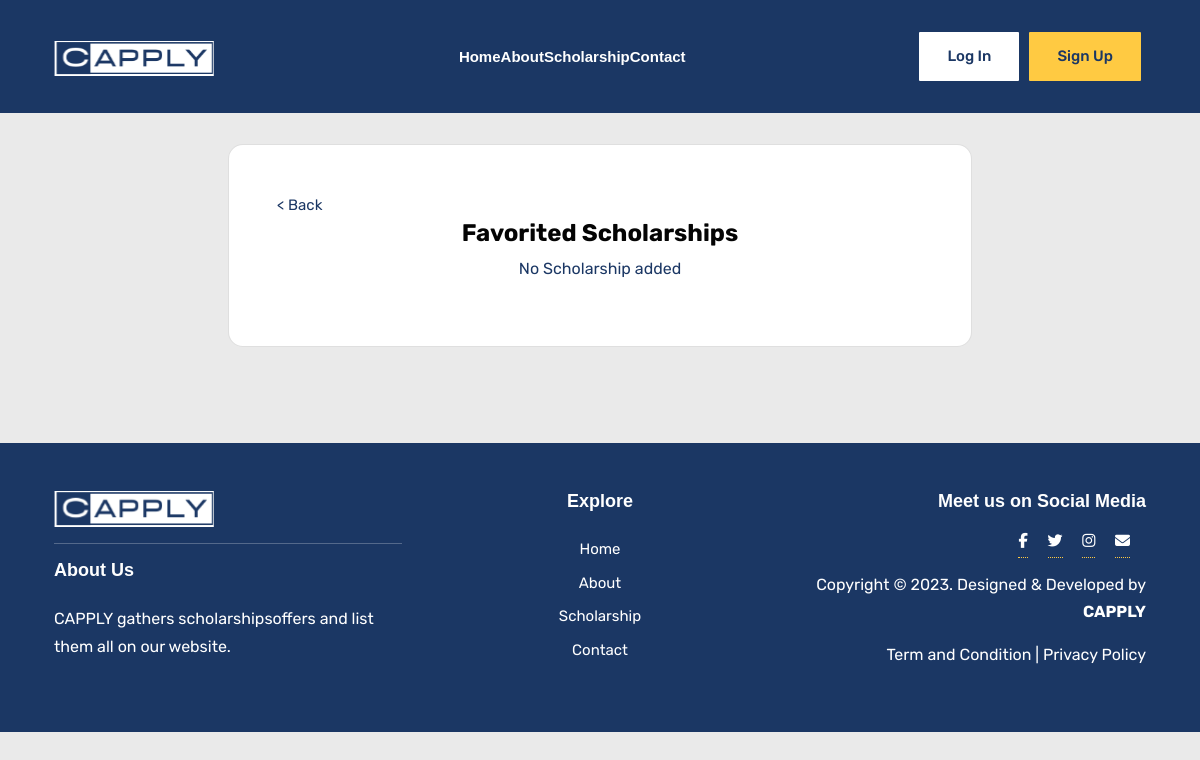
Before: /favorite with the older database file.
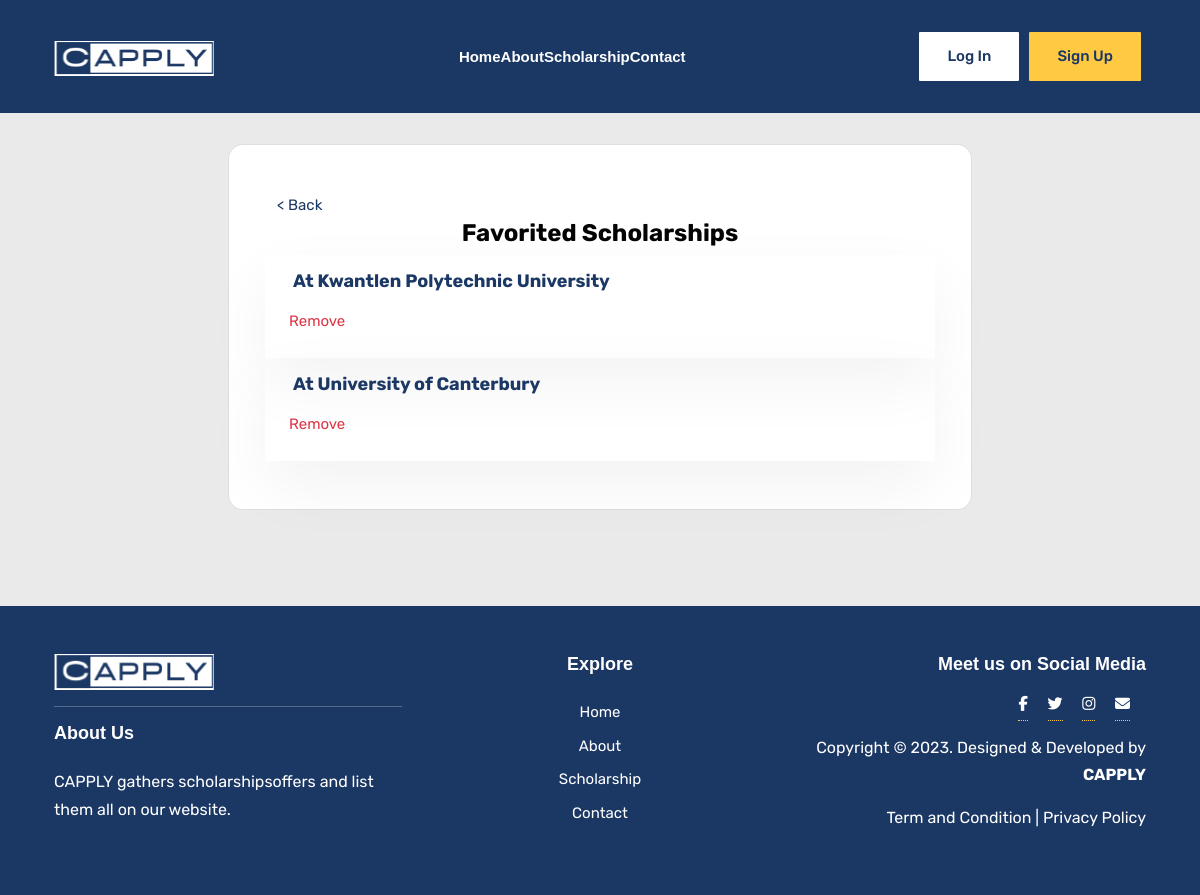
After: the same page with the newer database file.
### category/models.py (models this page shows, shortened)
class FavoriteScholarship(models.Model):
    user = models.ForeignKey(User, on_delete=models.CASCADE)
    scholarship_school = models.CharField(max_length=100)
    scholarship_link = models.CharField(max_length=120, null=True)

### category/views.py (the view)
# urls.py: path('favorite',favorite_list,name='favorite' ),
def favorite_list(request):
    scholarship_favorite = FavoriteScholarship.objects.all()
    return render(request,'user/favorite.html',{'scholarship_favorite':scholarship_favorite})

### templates/user/favorite.html
{% extends 'profile_base.html' %}
{% block content %}
<body>
    <section class="position-relative overflow-hidden ">
        <div class="container mt-lg-5 pt-5">
            <div class=" row align-items-center justify-content-center">
                <div class="card bg-white col-lg-8 m-5 px-5 pb-5 " style="border-radius: 15px;">
                    <a href="{% url 'profile' %}" class="mt-5 ">
                        < Back</a>
                            <h3 class="text-center">Favorited Scholarships</h3>
                            {% for favorite in scholarship_favorite %}
                            <div class="row d-flex align-items-center shadow  justify-content-center card-body">
                                <h5 class="card-title"><a
                                        href="scholarship/{{favorite.scholarship_link}}">{{favorite.scholarship_school}}</a>
                                </h5>
                                <a href="favorite-delete/{{favorite.scholarship_link}}"
                                    class=" p-2  text-danger">Remove</a>
                            </div>
                            {% endfor %}
                            {% if not scholarship_favorite %}
                            <p class="text-center text-primary">No Scholarship added</p>
                            {% endif %}
                </div>
            </div>
        </div>
    </section>
    {% endblock content %}

### templates/profile_base.html (shortened to what this page needs)
<!DOCTYPE html>
<html lang="en-us">
<head>
    {% include 'snippets/snippet_css_all.html' %}
</head>
<body class="bg-light">
    <header class="navigation fixed-top">
        <nav class="navbar navbar-expand-xl navbar-light text-center py-3">
            <div class="container">
                <a class="navbar-brand" href="{% url 'home' %}">
                    {% load static %}
                    <img loading="prelaod" decoding="async" class="img-fluid" width="160"
                        src="{% static 'images/logo.svg' %}" alt="capply">
                </a>
                <div class="collapse navbar-collapse" id="navbarSupportedContent">
                    <ul class="navbar-nav mx-auto mb-2 mb-lg-0">
                        <li class="nav-item"> <a class="nav-link" href="{% url 'home' %}">Home</a>
                        </li>
                        <li class="nav-item "> <a class="nav-link" href="{% url 'about' %}">About</a>
                        </li>
                        <li class="nav-item "> <a class="nav-link" href="{% url 'scholarship' %}">Scholarship</a>
                        </li>
                        <li class="nav-item "> <a class="nav-link" href="{% url 'contact' %}">Contact</a>
                    </ul>
                    {% if request.user.is_authenticated %}
                    {% if request.user.is_staff or request.user.is_superuser %}
                     <a href="{% url 'admin:index' %}" class="btn btn-outline-primary">Dashboard</a>
                     <a href="{% url 'logout' %}" class="btn btn-primary">Log out</a>
                    {% else %}
                     <a href="{% url 'logout' %}" class="btn btn-primary">Log out</a>
                    {% endif %}
                    {% else %}
                     <a href="{% url 'login' %}" class="btn btn-outline-primary">Log In</a>
                     <a href="{% url 'register' %}" class="btn btn-primary">Sign Up</a>
                    {% endif %}
                </div>
            </div>
        </nav>
    </header>
    {% block content %}
    {% endblock content %}
    {% include 'snippets/snippet_footer.html' %}
</body>
</html>

### templates/snippets/snippet_css_all.html (shortened to what this page needs)
{% load static %}
{% load bootstrap5 %}
{% bootstrap_css %}
{% load static %}
<link href="{% static 'fontawesomefree/css/fontawesome.css' %}" rel="stylesheet" type="text/css">
<link href="{% static 'fontawesomefree/css/all.min.css' %}" rel="stylesheet" type="text/css">
<link rel="stylesheet" href="{% static 'css/style.css' %}">
<link rel="stylesheet" href="{% static 'css/category.css' %}">
<link rel="stylesheet" href="{% static 'css/base.css' %}">
{% load static %}

### templates/snippets/snippet_footer.html (shortened to what this page needs)
<footer class="bg-primary pb-5">
    <div class="container bg-primary">
        <div class="row justify-content-between mt-5 text-center text-md-start">
            <div class="col-lg-4 mt-5">
                <div class="footer-widget  text-lg-start text-md-center">
                    <a href="{% url 'home' %}">
                        {% load static %}
                        <img loading="prelaod" decoding="async" class="img-fluid" width="160"
                            src="{% static 'images/logo.svg' %}" alt="capply">
                    </a>
                    <hr>
                    <h5 class="mb-4 text-white font-secondary">About Us</h5>
                    <p>CAPPLY gathers scholarshipsoffers and list them all on our website. </p>
                </div>
            </div>
            <div class="col-lg-4 mt-5">
                <div class="footer-widget text-center">
                    <h5 class="mb-4 text-white font-secondary">Explore</h5>
                    <ul class="">
                        <li class="mb-2"><a href="{% url 'home' %}">Home</a>
                        </li>
                        <li class="mb-2"><a href="{% url 'about' %}">About</a>
                        </li>
                        <li class="mb-2"><a href="{% url 'scholarship' %}">Scholarship</a>
                        </li>
                        <li class="mb-2"><a href="{% url 'contact' %}">Contact</a>
                        </li>
                    </ul>
                </div>
            </div>
            <div class="col-lg-4 mt-5 d-flex align-items-center flex-column bd-highlight ">
                <div class="footer-widget text-lg-end text-md-center">
                    <h5 class="text-white mb-3 font-secondary">Meet us on Social Media</h5>
                    <ul class="list-unstyled list-inline social">
                        <li class="list-inline-item me-3"><a title="Explorer Facebook Profile" class="text-black"
                                href="https://facebook.com/"><i class="fab fa-facebook-f"></i></a>
                        </li>
                        <li class="list-inline-item me-3"><a title="Explorer Twitter Profile" class="text-black"
                                href="https://twitter.com/"><i class="fab fa-twitter"></i></a>
                        </li>
                        <li class="list-inline-item me-3"><a title="Explorer Instagram Profile" class="text-black"
                                href="https://instagram.com/"><i class="fab fa-instagram"></i></a>
                        </li>
                        <li class="list-inline-item me-3"><a title="Explorer Instagram Profile" class="text-black"
                                href="info@capply.com"><i class="fa fa-envelope"></i></a>
                        </li>
                    </ul>
                    <div class="row text-right pt-3">
                        <div class="col-lg-12">
                            <div class="overflow-hidden">
                                <p class="footer-copy">
                                    Copyright &copy;
                                    . Designed &amp; Developed by <strong>CAPPLY</strong>
                                </p>
                                <p>Term and Condition | Privacy Policy</p>
                            </div>
                        </div>
                    </div>
                </div>
            </div>
        </div>
</footer>
{% load static %}

### static/css/category.css (style rules this page uses)
:root { --bs-blue: #1B3764; --bs-yellow: #FFCA42; }
ol, ul { margin: 0; padding: 0; list-style: none; }
a { transition: all 0.3s ease-in 0s; }
.bg-light { background: #fff; }
.list-inline-item a, .list-inline-item span a { padding: 7px 0 !important; }
p.list-inline-item, .list-inline-item a, .list-inline-item span a { color: var(--bs-blue) !important; }

Changed rows visible on the page:
added FavoriteScholarship: scholarship_school "At Kwantlen Polytechnic University"
added FavoriteScholarship: scholarship_school "At University of Canterbury"
Other visible differences:
text no longer shown: "No Scholarship added"
